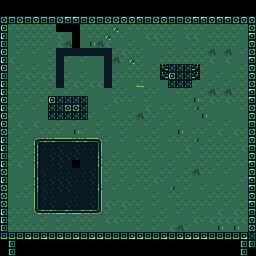

The image is a tile-based game level rendered from a .tmx file. Its description and source (layers, tilesets, objects; grid data summarised) follow:
An orthogonal 32x32 tile map with 8x8 px tiles, 4 tile layers (Tile Layer 1, Tile Layer 4, Tile Layer 2, Tile Layer 3).

<map version="1.2" tiledversion="2019.04.25" orientation="orthogonal" renderorder="left-down" width="32" height="32" tilewidth="8" tileheight="8" infinite="0" nextlayerid="25" nextobjectid="1">
 <tileset firstgid="1" source="First.tsx" />
 <layer id="21" name="Tile Layer 1" width="32" height="32">
  <data>[1024 cells, 1024 non-empty, 29 distinct tile ids]</data>
 </layer>
 <layer id="24" name="Tile Layer 4" width="32" height="32">
  <data>[1024 cells, 73 non-empty, 23 distinct tile ids]</data>
 </layer>
 <layer id="22" name="Tile Layer 2" width="32" height="32">
  <data>[1024 cells, 314 non-empty, 28 distinct tile ids]</data>
 </layer>
 <layer id="23" name="Tile Layer 3" width="32" height="32">
  <data>[1024 cells, 44 non-empty, 10 distinct tile ids]</data>
 </layer>
</map>
